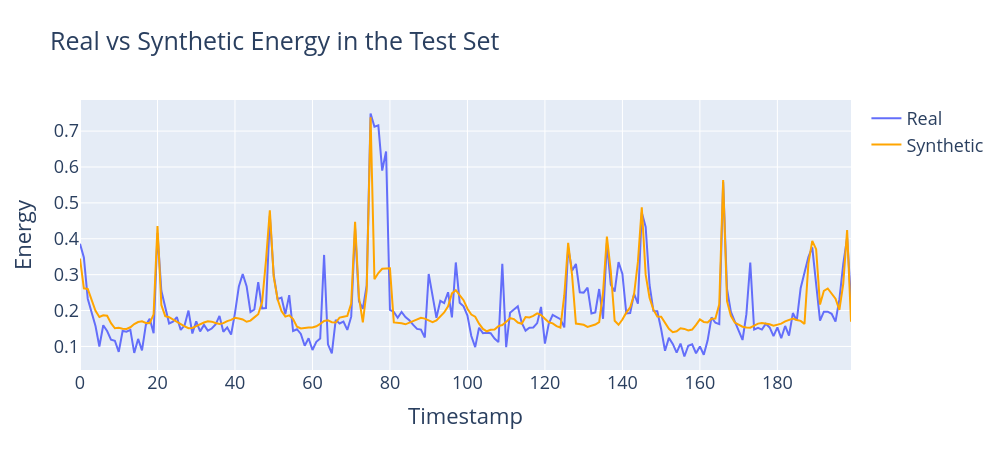

Notebook cell for this chart:
### Markdown cell above
# See how these three networks work together in never seen households

### Code cell
ids = test_df['LCLid'].unique()
np.random.seed(3)
id = np.random.choice(ids, 1)
temp_df = test_df[test_df['LCLid'] == id[0]]

weather, cluster, time, statistical, spike_type, spike_magnitude, noise, real_energy = utils.get_information(200, temp_df)
print('Weather shape:', weather.shape)
print('Cluster shape:', cluster.shape)
print('Time shape:', time.shape)
print('Statistical shape:', statistical.shape)
print('Spike type shape:', spike_type.shape)
print('Spike magnitude shape:', spike_magnitude.shape)
print('Noise shape:', noise.shape)
print('Real energy shape:', real_energy.shape)
h = model_medoid.lstm_decoder(noise, weather, cluster, time)
print(h.shape)

latent_space = model_m2s.lstm_encoder(h)
mu, logvar = latent_space.chunk(2, dim=2)
z = model_m2s.reparameterize(mu, logvar)
h = model_m2s.lstm_decoder(z, weather, cluster, time, statistical, spike_type, spike_magnitude)

fake_energy = h.squeeze().detach().cpu().numpy()
real_energy = real_energy.squeeze()

fig = go.Figure()

fig.add_trace(go.Scatter(
    x=np.arange(len(real_energy)), 
    y=real_energy, 
    mode='lines', 
    name='Real'))

fig.add_trace(go.Scatter(
    x=np.arange(len(fake_energy)), 
    y=fake_energy, 
    mode='lines', 
    name='Synthetic', 
    line=dict(color='orange')))

fig.update_layout(
    title='Real vs Synthetic Energy in the Test Set', 
    xaxis_title='Timestamp', 
    yaxis_title='Energy')

fig.update_layout(
    font=dict(size=18),          # global font (axes, title, etc.)
    legend=dict(font=dict(size=18)),
)

fig.update_layout(
    width=1000,   # make it less wide (try 600–900)
    height=450   # optional
)

### Figure 1 — Plotly figure (JSON) as saved in the notebook; plotly's stock layout.template omitted (floating-point values rounded to 4 significant figures; data arrays with more than 128 entries replaced by an {"elided": "..."} marker saying what was removed)
{"data": [{"mode": "lines", "name": "Real", "type": "scatter", "x": {"elided": "200 int values"}, "y": {"elided": "200 float values"}}, {"line": {"color": "orange"}, "mode": "lines", "name": "Synthetic", "type": "scatter", "x": {"elided": "200 int values"}, "y": {"elided": "200 float values"}}], "layout": {"font": {"size": 18}, "height": 450, "legend": {"font": {"size": 18}}, "title": {"text": "Real vs Synthetic Energy in the Test Set"}, "width": 1000, "xaxis": {"title": {"text": "Timestamp"}}, "yaxis": {"title": {"text": "Energy"}}}}
